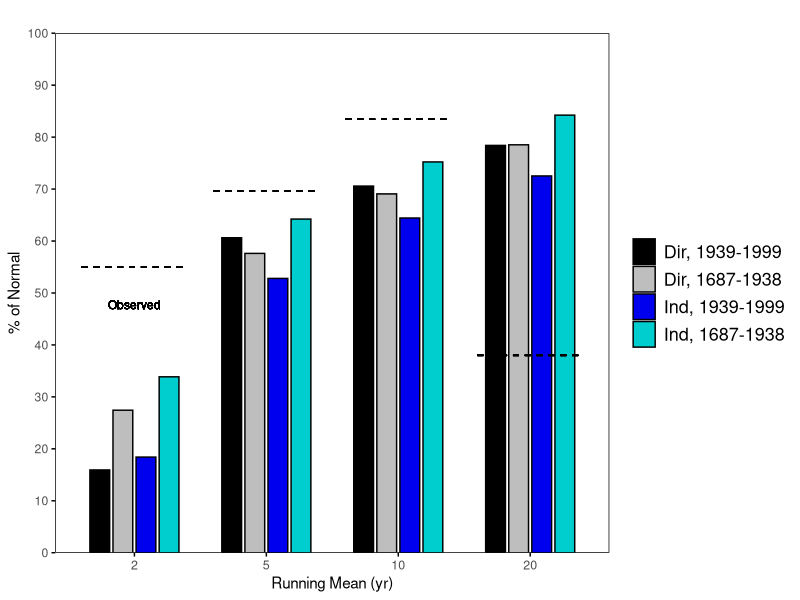

This chart was generated by the following R code:
# Create a data frame with the given data
data <- data.frame(
  Category = 1:4,
  Value1 = c(15.935, 60.629, 70.573, 78.404),
  Value2 = c(27.441, 57.617, 69.072, 78.518),
  Value3 = c(18.414, 52.808, 64.429, 72.531),
  Value4 = c(33.867, 64.223, 75.221, 84.231)
)

# Load the necessary library
library(ggplot2)

# Reshape the data to long format
data_long <- tidyr::gather(data, Key, Value, -Category)

# Create the bar chart
chart <- ggplot(data_long, aes(x = as.factor(Category), y = Value, fill = Key)) +
  geom_bar(stat = "identity", position = position_dodge(width = 0.7), width = 0.6, color = "black") +
  geom_segment(aes(x = 3.6, xend = 4.4, y = 38, yend = 38),
               linetype = "dashed", color = "black") +
  geom_segment(aes(x = 0.6, xend = 1.4, y = 54.997, yend = 54.997),
               linetype = "dashed", color = "black") +
  geom_segment(aes(x = 1.6, xend = 2.4, y = 69.634, yend = 69.634),
               linetype = "dashed", color = "black") +
  geom_segment(aes(x = 2.6, xend = 3.4, y = 83.453, yend = 83.453),
               linetype = "dashed", color = "black") +
  geom_text(aes(x = 1, y = 46, label = "Observed"),
            color = "black", size = 3, vjust = -0.5) +
  
 
  labs(title = "", x = "Running Mean (yr)", y = "% of Normal") +
  scale_fill_manual(
    values = c("Value1" = "black", "Value2" = "grey", "Value3" = "blue2", "Value4" = "cyan3"),
    labels = c("Dir, 1939-1999", "Dir, 1687-1938", "Ind, 1939-1999", "Ind, 1687-1938")
  ) +
  scale_x_discrete(labels = c("2", "5", "10", "20")) +
  scale_y_continuous(limits = c(0, 100), breaks = seq(0, 100, 10), expand = c(0,0)) +
  labs(fill = NULL) +
  theme_minimal() +
  theme(
    legend.position = "right",
    panel.background = element_rect(fill = "white"),
    axis.text.x = element_text(size = 9, face = "plain"),
    axis.ticks = element_line(color = "black", size = .5),
    panel.grid = element_blank()
  )

# Save the plot as a PNG file
ggsave("bar_chart05.png", plot = chart + guides(fill = guide_legend(nrow = 4, byrow = TRUE, keyheight = unit(.7, "cm"))) +
         theme(legend.text = element_text(size = 13)), 
       width = 8, height = 6, dpi = 300, bg = "white")




